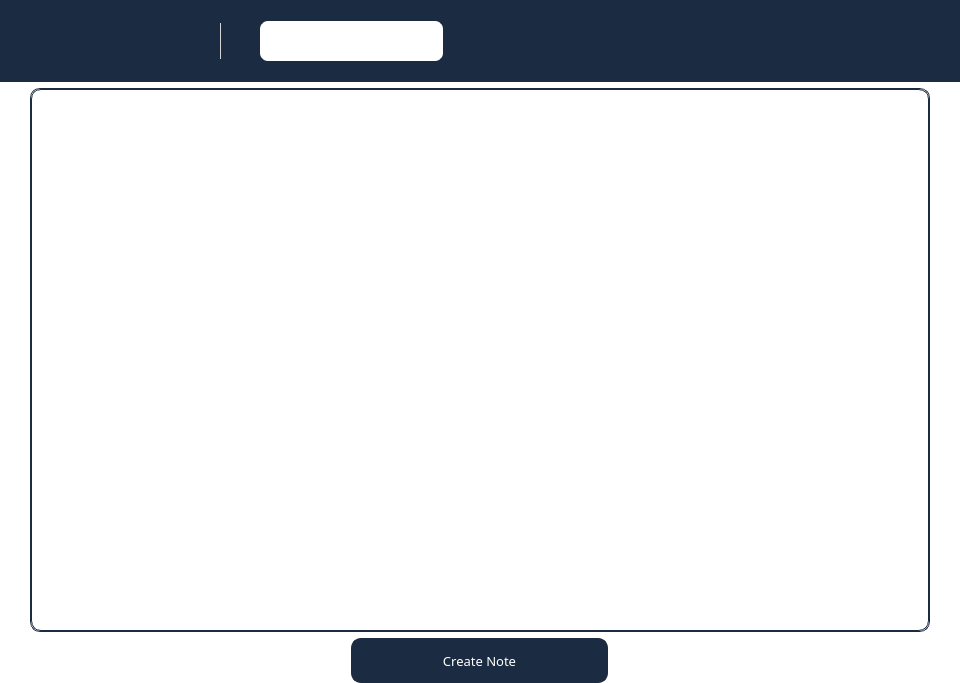
<?xml version="1.0" encoding="UTF-8"?>
<ui version="4.0">
 <class>NotesInCategory</class>
 <widget class="QMainWindow" name="NotesInCategory">
  <property name="geometry">
   <rect>
    <x>0</x>
    <y>0</y>
    <width>960</width>
    <height>683</height>
   </rect>
  </property>
  <property name="windowTitle">
   <string>MainWindow</string>
  </property>
  <property name="styleSheet">
   <string notr="true">background-color: rgb(255, 255, 255);</string>
  </property>
  <widget class="QWidget" name="centralwidget">
   <layout class="QVBoxLayout" name="verticalLayout">
    <property name="leftMargin">
     <number>0</number>
    </property>
    <property name="topMargin">
     <number>0</number>
    </property>
    <property name="rightMargin">
     <number>0</number>
    </property>
    <property name="bottomMargin">
     <number>0</number>
    </property>
    <item>
     <widget class="QWidget" name="widget" native="true">
      <property name="minimumSize">
       <size>
        <width>960</width>
        <height>82</height>
       </size>
      </property>
      <property name="maximumSize">
       <size>
        <width>16777215</width>
        <height>82</height>
       </size>
      </property>
      <property name="styleSheet">
       <string notr="true">background-color: rgb(27, 43, 66);</string>
      </property>
      <layout class="QVBoxLayout" name="verticalLayout_36">
       <item>
        <layout class="QHBoxLayout" name="horizontalLayout_16">
         <property name="spacing">
          <number>20</number>
         </property>
         <property name="rightMargin">
          <number>20</number>
         </property>
         <item>
          <widget class="QPushButton" name="NCHomeButton">
           <property name="enabled">
            <bool>true</bool>
           </property>
           <property name="sizePolicy">
            <sizepolicy hsizetype="Minimum" vsizetype="Expanding">
             <horstretch>0</horstretch>
             <verstretch>0</verstretch>
            </sizepolicy>
           </property>
           <property name="minimumSize">
            <size>
             <width>40</width>
             <height>40</height>
            </size>
           </property>
           <property name="maximumSize">
            <size>
             <width>40</width>
             <height>40</height>
            </size>
           </property>
           <property name="styleSheet">
            <string notr="true">background: rgb(27, 43, 66);
border-style:solid; 
border-width: 2px; 
border-radius: 10px;
border-color: rgb(27, 43, 66); 
color: rgb(27, 43, 66);</string>
           </property>
           <property name="text">
            <string/>
           </property>
           <property name="icon">
            <iconset>
             <normaloff>../PNG/House4.png</normaloff>../PNG/House4.png</iconset>
           </property>
           <property name="iconSize">
            <size>
             <width>30</width>
             <height>30</height>
            </size>
           </property>
          </widget>
         </item>
         <item>
          <widget class="QComboBox" name="NCCategoryComBox">
           <property name="sizePolicy">
            <sizepolicy hsizetype="Fixed" vsizetype="Fixed">
             <horstretch>0</horstretch>
             <verstretch>0</verstretch>
            </sizepolicy>
           </property>
           <property name="minimumSize">
            <size>
             <width>169</width>
             <height>40</height>
            </size>
           </property>
           <property name="maximumSize">
            <size>
             <width>187</width>
             <height>16777215</height>
            </size>
           </property>
           <property name="font">
            <font>
             <family>Yu Gothic Medium</family>
            </font>
           </property>
           <property name="styleSheet">
            <string notr="true">QComboBox {
	color: rgb(27, 43, 66);
    border: 2px solid  rgb(27, 43, 66);
    border-radius: 10px;
    padding: 1px 18px 1px 3px;
    min-width: 6em;
}

QComboBox:editable {
    background: white;
}

QComboBox:!editable, QComboBox::drop-down:editable {
     background: qlineargradient(x1: 0, y1: 0, x2: 0, y2: 1,
                                 stop: 0 #FCFCFC, stop: 0.4 #FAFAFA,
                                 stop: 0.5 #F5F5F5, stop: 1.0 #F2F2F2);
}


QComboBox:!editable:on, QComboBox::drop-down:editable:on {
    background: qlineargradient(x1: 0, y1: 0, x2: 0, y2: 1,
                                stop: 0 #F2F2F2, stop: 0.4 #F5F5F5,
                                stop: 0.5 #FAFAFA, stop: 1.0 #FCFCFC);
}

QComboBox:on { 
    padding-top: 3px;
    padding-left: 4px;
}

QComboBox::drop-down {
    subcontrol-origin: padding;
    subcontrol-position: top right;
    width: 15px;

    border-left-width: 1px;
	border-bottom-color: rgb(27, 43, 66);
	border-left-color: rgb(212, 212, 214);
    border-left-style: solid; 
    border-top-right-radius: 3px; 
    border-bottom-right-radius: 3px;
}

QComboBox::down-arrow:on { 
    top: 1px;
    left: 1px;
}

QComboBox QAbstractItemView {
    border: 2px solid darkgray;
    selection-background-color: white;
}
</string>
           </property>
           <item>
            <property name="text">
             <string>Select category</string>
            </property>
           </item>
           <item>
            <property name="text">
             <string>New Item</string>
            </property>
           </item>
           <item>
            <property name="text">
             <string>New Item</string>
            </property>
           </item>
           <item>
            <property name="text">
             <string>New Item</string>
            </property>
           </item>
           <item>
            <property name="text">
             <string>New Item</string>
            </property>
           </item>
           <item>
            <property name="text">
             <string>New Item</string>
            </property>
           </item>
           <item>
            <property name="text">
             <string>New Item</string>
            </property>
           </item>
          </widget>
         </item>
         <item>
          <widget class="QLineEdit" name="NCSearchLEdit">
           <property name="minimumSize">
            <size>
             <width>187</width>
             <height>40</height>
            </size>
           </property>
           <property name="maximumSize">
            <size>
             <width>187</width>
             <height>44</height>
            </size>
           </property>
           <property name="font">
            <font>
             <family>Yu Gothic Medium</family>
            </font>
           </property>
           <property name="styleSheet">
            <string notr="true">background: white;
border-style:solid; 
border-width: 2px; 
border-radius: 10px;
border-color: rgb(27, 43, 66); 
color: rgb(27, 43, 66);</string>
           </property>
          </widget>
         </item>
         <item>
          <widget class="QPushButton" name="NCSearchButton">
           <property name="enabled">
            <bool>true</bool>
           </property>
           <property name="sizePolicy">
            <sizepolicy hsizetype="Minimum" vsizetype="Expanding">
             <horstretch>0</horstretch>
             <verstretch>0</verstretch>
            </sizepolicy>
           </property>
           <property name="minimumSize">
            <size>
             <width>40</width>
             <height>40</height>
            </size>
           </property>
           <property name="maximumSize">
            <size>
             <width>40</width>
             <height>40</height>
            </size>
           </property>
           <property name="styleSheet">
            <string notr="true">background: rgb(27, 43, 66);
border-style:solid; 
border-width: 2px; 
border-radius: 10px;
border-color: rgb(27, 43, 66); 
color: rgb(27, 43, 66);</string>
           </property>
           <property name="text">
            <string/>
           </property>
           <property name="icon">
            <iconset>
             <normaloff>../PNG/Magnifier4.png</normaloff>../PNG/Magnifier4.png</iconset>
           </property>
           <property name="iconSize">
            <size>
             <width>30</width>
             <height>30</height>
            </size>
           </property>
          </widget>
         </item>
         <item>
          <spacer name="horizontalSpacer_12">
           <property name="orientation">
            <enum>Qt::Horizontal</enum>
           </property>
           <property name="sizeHint" stdset="0">
            <size>
             <width>40</width>
             <height>20</height>
            </size>
           </property>
          </spacer>
         </item>
         <item>
          <widget class="QPushButton" name="NCUserButton">
           <property name="sizePolicy">
            <sizepolicy hsizetype="Minimum" vsizetype="Expanding">
             <horstretch>0</horstretch>
             <verstretch>0</verstretch>
            </sizepolicy>
           </property>
           <property name="minimumSize">
            <size>
             <width>50</width>
             <height>50</height>
            </size>
           </property>
           <property name="maximumSize">
            <size>
             <width>50</width>
             <height>50</height>
            </size>
           </property>
           <property name="styleSheet">
            <string notr="true">background: rgb(27, 43, 66);
border-style:solid; 
border-width: 2px; 
border-radius: 10px;
border-color: rgb(27, 43, 66); 
color: rgb(27, 43, 66);</string>
           </property>
           <property name="text">
            <string/>
           </property>
           <property name="icon">
            <iconset>
             <normaloff>../PNG/profile4.png</normaloff>../PNG/profile4.png</iconset>
           </property>
           <property name="iconSize">
            <size>
             <width>50</width>
             <height>50</height>
            </size>
           </property>
          </widget>
         </item>
        </layout>
       </item>
      </layout>
     </widget>
    </item>
    <item>
     <layout class="QHBoxLayout" name="horizontalLayout_14">
      <property name="spacing">
       <number>20</number>
      </property>
      <property name="leftMargin">
       <number>30</number>
      </property>
      <property name="rightMargin">
       <number>30</number>
      </property>
      <item>
       <layout class="QHBoxLayout" name="horizontalLayout_15">
        <property name="spacing">
         <number>1</number>
        </property>
        <item>
         <widget class="QScrollArea" name="NCScrollArea">
          <property name="styleSheet">
           <string notr="true">background: white;
border-style:solid; 
border-width: 0.5px; 
border-radius: 10px;
border-color: rgb(27, 43, 66); 
color: rgb(27, 43, 66);</string>
          </property>
          <property name="widgetResizable">
           <bool>true</bool>
          </property>
          <widget class="QWidget" name="scrollAreaWidgetContents">
           <property name="geometry">
            <rect>
             <x>0</x>
             <y>0</y>
             <width>896</width>
             <height>530</height>
            </rect>
           </property>
          </widget>
         </widget>
        </item>
       </layout>
      </item>
     </layout>
    </item>
    <item>
     <layout class="QHBoxLayout" name="horizontalLayout_13">
      <property name="spacing">
       <number>10</number>
      </property>
      <property name="leftMargin">
       <number>30</number>
      </property>
      <property name="rightMargin">
       <number>30</number>
      </property>
      <item>
       <widget class="QPushButton" name="NCCreateNoteButton">
        <property name="minimumSize">
         <size>
          <width>257</width>
          <height>45</height>
         </size>
        </property>
        <property name="maximumSize">
         <size>
          <width>257</width>
          <height>45</height>
         </size>
        </property>
        <property name="font">
         <font>
          <family>Yu Gothic Medium</family>
          <pointsize>10</pointsize>
         </font>
        </property>
        <property name="styleSheet">
         <string notr="true">background: rgb(27, 43, 66);
border-style:solid; 
border-width: 2px; 
border-radius: 10px;
border-color: rgb(27, 43, 66); 
color: rgb(255, 255, 255);
</string>
        </property>
        <property name="text">
         <string>Create Note</string>
        </property>
        <property name="autoRepeatDelay">
         <number>300</number>
        </property>
       </widget>
      </item>
     </layout>
    </item>
   </layout>
  </widget>
 </widget>
 <resources/>
 <connections/>
</ui>
